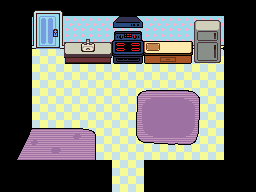

The image is a tile-based game level rendered from a .tmx file. Its description and complete source (layers, tilesets, objects, tile grids) follow:
An orthogonal 16x12 tile map with 16x16 px tiles, 3 tile layers (BGLower, BGUpper, BGUpper2), 2 tilesets and 6 objects.

<map version="1.10" tiledversion="1.10.1" orientation="orthogonal" renderorder="right-down" width="16" height="12" tilewidth="16" tileheight="16" infinite="0" nextlayerid="12" nextobjectid="238">
 <tileset firstgid="1" source="waterfall.tsx" />
 <tileset firstgid="415" name="undyne_house" tilewidth="16" tileheight="16" tilecount="168" columns="14">
  <image source="waterfall_tileset_undyne_house.png" width="224" height="192" />
 </tileset>
 <layer id="7" name="BGLower" width="16" height="12">
  <data encoding="csv">
0,0,0,0,0,0,0,0,0,0,0,0,0,0,0,0,
0,0,0,0,0,0,0,0,0,0,0,0,0,0,0,0,
0,0,0,0,0,0,0,0,0,0,0,0,0,0,0,0,
0,0,0,0,0,0,0,0,0,0,0,0,0,0,0,0,
0,0,0,0,0,0,0,0,0,0,0,0,0,0,0,0,
0,0,0,0,0,0,0,0,0,0,0,0,0,0,0,0,
0,0,0,0,0,0,0,0,0,0,0,0,0,0,0,0,
0,0,0,0,0,0,0,0,0,0,0,0,0,0,0,0,
0,0,0,0,0,0,0,0,0,0,0,0,0,0,0,0,
0,0,0,0,0,0,0,0,0,0,0,0,0,0,0,0,
0,0,0,0,0,0,0,0,0,0,0,0,0,0,0,0,
0,0,0,0,0,0,0,0,0,0,0,0,0,0,0,0
</data>
 </layer>
 <layer id="8" name="BGUpper" width="16" height="12">
  <data encoding="csv">
415,416,417,418,419,420,421,422,423,424,425,426,427,428,569,569,
429,430,431,432,433,434,435,436,437,438,439,440,441,442,569,569,
443,444,445,446,447,448,449,450,451,452,453,454,455,456,569,569,
457,458,459,460,461,462,463,464,465,466,467,468,469,470,569,569,
471,472,473,474,475,476,477,478,479,480,481,482,483,484,569,569,
485,486,487,488,489,490,491,492,493,494,495,496,497,498,569,569,
499,500,501,502,503,504,505,506,507,508,509,510,511,512,569,569,
513,514,515,516,517,518,519,520,521,522,523,524,525,526,569,569,
527,528,529,530,531,532,533,534,535,536,537,538,539,540,569,569,
541,542,543,544,545,546,547,548,549,550,551,552,553,554,569,569,
555,556,557,558,559,560,561,562,563,564,565,566,567,568,569,569,
569,570,571,572,573,574,575,576,577,578,579,580,581,582,569,569
</data>
 </layer>
 <layer id="9" name="BGUpper2" width="16" height="12">
  <data encoding="csv">
0,0,0,0,0,0,0,0,0,0,0,0,0,0,0,0,
0,0,0,0,0,0,0,0,0,0,0,0,0,0,0,0,
0,0,0,0,0,0,0,0,0,0,0,0,0,0,0,0,
0,0,0,0,0,0,0,0,0,0,0,0,0,0,0,0,
0,0,0,0,0,0,0,0,0,0,0,0,0,0,0,0,
0,0,0,0,0,0,0,0,0,0,0,0,0,0,0,0,
0,0,0,0,0,0,0,0,0,0,0,0,0,0,0,0,
0,0,0,0,0,0,0,0,0,0,0,0,0,0,0,0,
0,0,0,0,0,0,0,0,0,0,0,0,0,0,0,0,
0,0,0,0,0,0,0,0,0,0,0,0,0,0,0,0,
0,0,0,0,0,0,0,0,0,0,0,0,0,0,0,0,
0,0,0,0,0,0,0,0,0,0,0,0,0,0,0,0
</data>
 </layer>
 <objectgroup id="10" name="Wall">
  <object id="232" x="32" y="160" width="80" height="32" />
  <object id="233" x="144" y="160" width="80" height="32" />
  <object id="234" x="224" y="16" width="16" height="144" />
  <object id="235" x="16" y="16" width="16" height="144" />
  <object id="236" x="32" y="32" width="32" height="16" />
  <object id="237" x="64" y="48" width="160" height="16" />
 </objectgroup>
 <objectgroup id="3" name="Entity" opacity="0.71" />
 <objectgroup draworder="index" id="4" name="Warp" />
 <objectgroup id="11" name="Path" />
</map>
